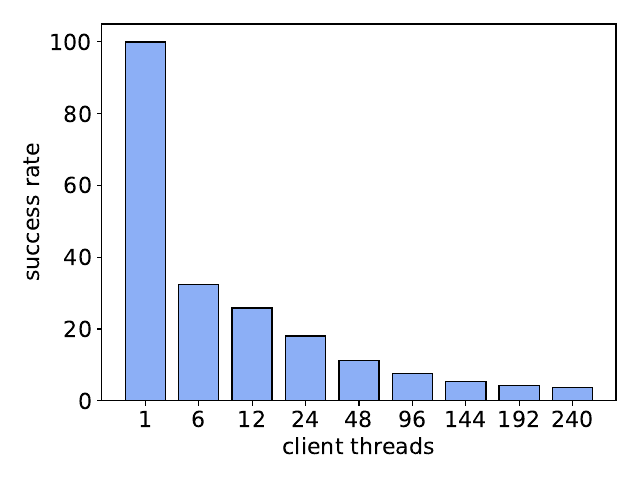

Write Python code to recreate this figure.


import matplotlib.pyplot as plt
import numpy as np


cns_color='#00702eff'                     #indigo
qp_mapping_color='#9470b9ff'              #ruby
read_write_steering_color='#cf243cff'     #alice
write_steering_color='#ed7d31ff'          #kelly
default_clover_color='#8caff6ff'          #Coral 

plt.rcParams.update({'font.size': 16})

labels=['1','6','12','24','48','96','144','192','240']
successes=[(4,3),(496554, 1151907),(715313, 2075927),(953092, 3962723),(1170025,7781642),(1502067,14889731),(1470896,20529916),(1350399,23514602),(1152454,23280662)]

success_percentage=[(a[0]/4)/(a[1]/3) * 100 for a in successes]
# write_percentage=[ 100 - (a / b * 100) for a,b in zip(writes_failed, writes)]
# read_percentage=[ 100- (a / b * 100) for a,b in zip(reads_failed, reads)]

print(success_percentage)
x = np.arange(len(labels))  # the label locations
width = 0.75  # the width of the bars

div=1

plt.rcParams.update({'font.size': 18})
fig, ax = plt.subplots(1,1, figsize=(8,4))
rects1 = ax.bar(x, success_percentage, width, label='Operation Success',color=default_clover_color,edgecolor='k')

# Add some text for labels, title and custom x-axis tick labels, etc.
ax.set_ylabel('success rate')
#ax.set_title('Operation Success Rate')
ax.set_xticks(x)
ax.set_xticklabels(labels)
ax.set_xlabel("client threads")
#ax.legend()


#ax.bar_label(rects1, padding=3)
#//ax.bar_label(rects2, padding=3)
figure_name="success_rate"
plt.tight_layout()
plt.savefig(figure_name+'.pdf')
plt.savefig(figure_name+'.png')


